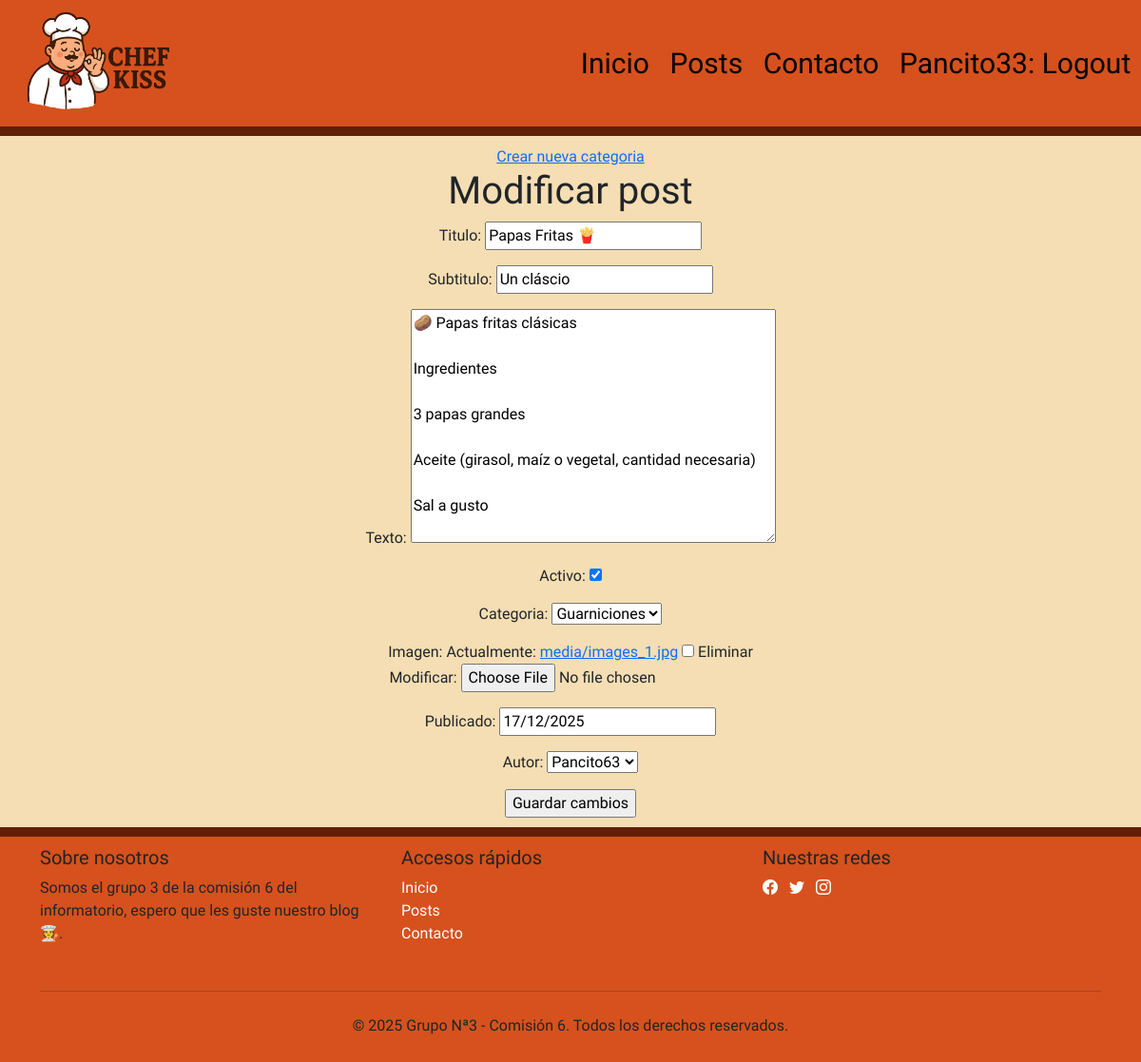
The page /post/1/modificar/ (signed in) on the database as committed earlier.
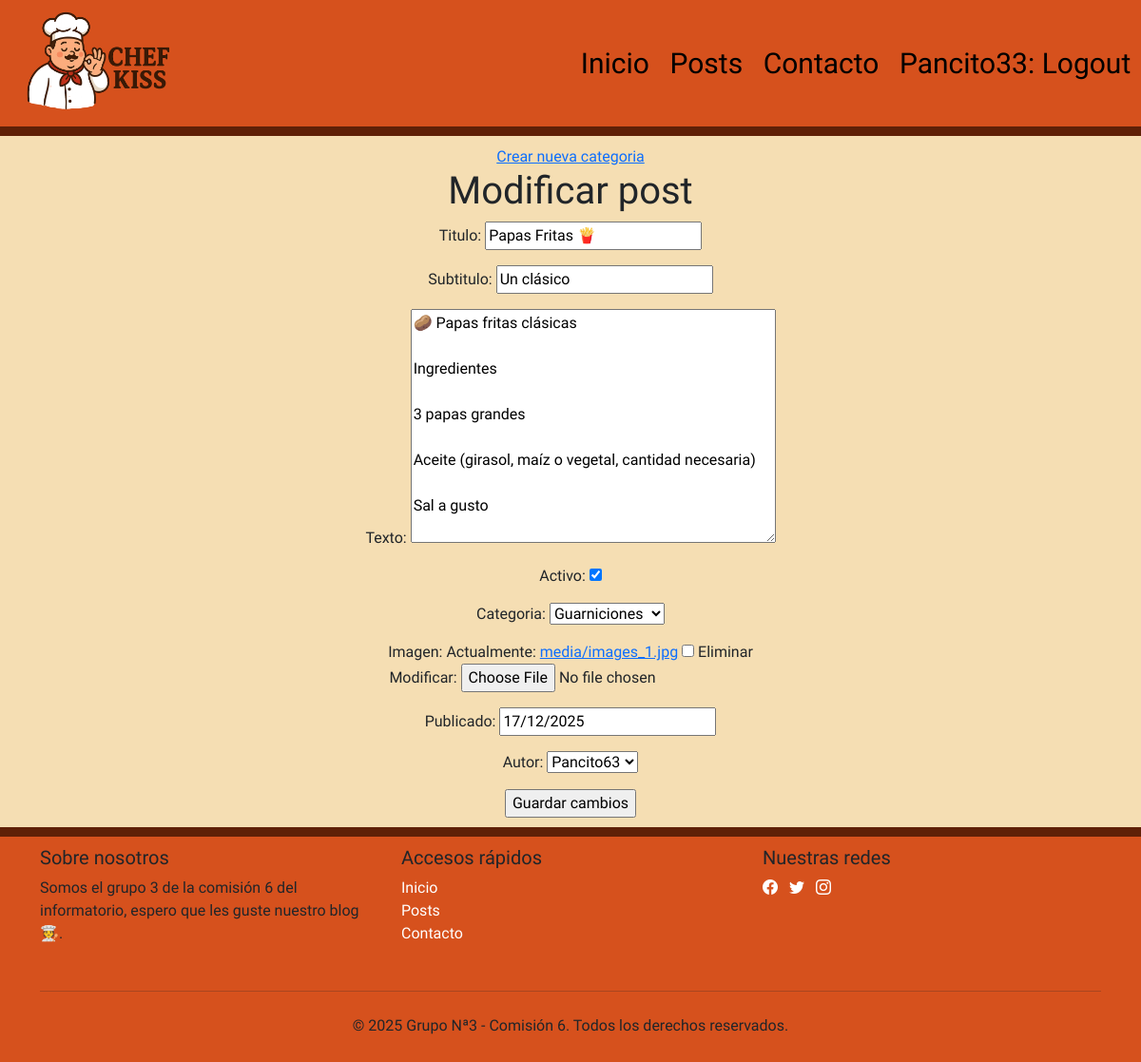
The same page on the database as committed later.
### apps/usuario/models.py (models this page shows, shortened)
class Usuario(AbstractUser):
    imagen = models.ImageField(null=True,blank=True,upload_to='usuario',default='usuario/user-default.png')

### apps/posts/models.py (models this page shows, shortened)
class Post(models.Model):
    titulo = models.CharField(max_length=50,null=False)
    subtitulo = models.CharField(max_length=50,null=False)
    fecha = models.DateField(auto_now_add=True)
    texto = models.TextField(null=False)
    activo = models.BooleanField(default=True)
    categoria = models.ForeignKey(Categoria, on_delete=models.SET_NULL,null=True, default='Sin categoría')
    imagen = models.ImageField(null=True,blank=True,upload_to="media",default='static/post_default.png')
    publicado = models.DateField(default=timezone.now)
    autor = models.ForeignKey(settings.AUTH_USER_MODEL, on_delete=models.CASCADE,null=True)
    class Meta:
        ordering = ('-publicado',)

### apps/posts/views.py (the view)
# urls.py: path('post/<int:pk>/modificar/', PostUpdateView.as_view(), name='post_update'),
class PostUpdateView(LoginRequiredMixin,UpdateView):
     model = Post
     form_class = CrearPostForm
     template_name = 'posts/modificar_post.html'
     success_url = reverse_lazy('apps.posts:posts')

### apps/posts/forms.py
class CrearPostForm(forms.ModelForm):
    class Meta:
        model= Post
        fields = '__all__'

### apps/posts/models.py (called while the page is built)
    def __str__(self):
        return self.nombre

### apps/posts/templatetags/colaborador_tags.py (called while the page is built)
@register.filter(name='has_group')
def has_group(user, group_name):
    return user.groups.filter(name=group_name).exists()

### templates/posts/modificar_post.html (shortened to what this page needs)
{% extends 'base.html' %}
{% block contenido %}
<center class="fondo_default">
<div >
    <a id="boton_post"
       href="{% url 'apps.posts:crear_categoria' %}?next={% url 'apps.posts:post_update' pk=object.id %}">
        Crear nueva categoria
    </a>
    <br>
    <h1>Modificar post</h1>
    <form method="post" enctype="multipart/form-data">
        {{ form.as_p }}
        <input type="submit" value="Guardar cambios">
    </form>
</div>
</center>
{% endblock %}

### templates/base.html (shortened to what this page needs)
 {%load static %}
{% load colaborador_tags%}
<!doctype html>
<html lang="es-ar">
    <head>
        {% load bootstrap5 %}
        {% bootstrap_css %}
        <link rel="stylesheet" type="text/css" href="{% static 'css/styles.css' %}">
        <link rel="stylesheet" href="https://cdn.jsdelivr.net/npm/bootstrap-icons@1.11.3/font/bootstrap-icons.min.css">
        <link
            href="https://cdn.jsdelivr.net/npm/bootstrap@5.3.2/dist/css/bootstrap.min.css"
            rel="stylesheet"
        />
    </head>
    <body>
        <header>
        <nav class="barra_navegacion">
            <a href="#"><img src="{%static 'img/nav_logo.png' %}" style="max-width: 200px;"></a>
            <div class="nav_container">
                <a  href="{% url 'index' %}">Inicio</a>
                <a  href="{% url 'apps.posts:posts' %}">Posts</a>
                <a  href="{% url 'apps.contacto:contacto' %}">Contacto</a>
                <div class="dropdown">
                {% if user.is_authenticated %}
                    <a href="{% url 'apps.usuario:logout' %}">
                            {{ user.username }}: Logout
                        </a>
            </div>
                {% else %}
                    <a href="{% url 'apps.usuario:login' %}">
                            Login
                    </a>
                {% endif %}
                </div>
        </nav>
        </header>
        {% block contenido %}
        {% endblock %}
        <footer class="mt-auto" style="background-color: #d6511d; padding: 10px;">
        <div class="container">
            <div class="row">
            <div class="col-md-4 mb-3">
                <h5>Sobre nosotros</h5>
                <p>Somos el grupo 3 de la comisión 6 del informatorio, espero que les guste nuestro blog 🧑‍🍳.</p>
            </div>
            <div class="col-md-4 mb-3">
                <h5>Accesos rápidos</h5>
                <ul class="list-unstyled">
                <li><a href="{% url 'index' %}" class="text-decoration-none text-white">Inicio</a></li>
                <li><a href="{% url 'apps.posts:posts' %}" class="text-decoration-none text-white">Posts</a></li>
                <li><a href="{% url 'apps.contacto:contacto' %}" class="text-decoration-none text-white">Contacto</a></li>
                </ul>
            </div>
            <div class="col-md-4 mb-3">
                <h5>Nuestras redes</h5>
                <ul class="list-inline social-icons">
                <li class="list-inline-item"><a href="#" class="text-white"><i class="bi bi-facebook"></i></a></li>
                <li class="list-inline-item"><a href="#" class="text-white"><i class="bi bi-twitter"></i></a></li>
                <li class="list-inline-item"><a href="#" class="text-white"><i class="bi bi-instagram"></i></a></li>
                </ul>
            </div>
            </div>
            <hr class="mb-4">
            <div class="row">
            <div class="col-md-12 text-center">
                <p>&copy; 2025 Grupo Nª3 - Comisión 6. Todos los derechos reservados.</p>
            </div>
            </div>
        </div>
        </footer>
    </body>
</html>

### static/css/styles.css (style rules this page uses)
* { font-family: "Baloo 2", sans-serif; }
.dropdown { position: relative; }
.barra_navegacion { background-color: #d6511d; display: flex; justify-content: space-between; align-items: center; width: 100%; border-bottom: solid 10px; border-color: #5f2007; }
.nav_container { font-family: "Baloo 2", sans-serif; font-size: 20px; width: 600px; display: flex; justify-content: space-around; }
.nav_container a { color: black; font-family: "Baloo 2", sans-serif; text-decoration: none !important; font-size: 30px; }
.fondo_default { background-color: wheat; height: fit-content; border-bottom: solid 10px; border-color: #5f2007; padding: 10px; display: flex; flex-direction: column; align-items: center; justify-content: center; }

Rows that differ between the two databases and show on the page:
changed Post "Papas Fritas 🍟": subtitulo "Un cláscio" → "Un clásico"
